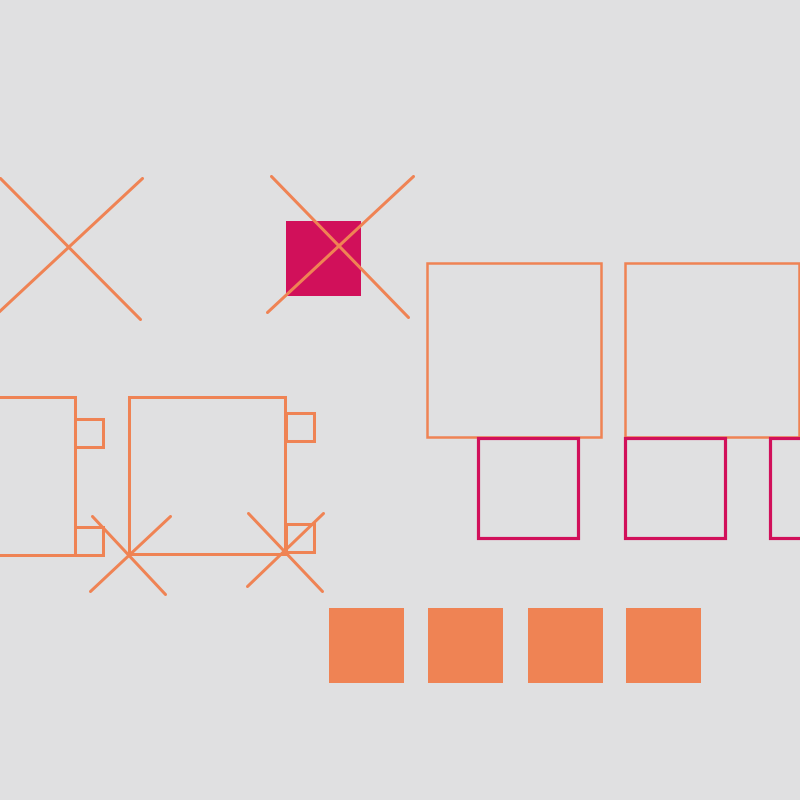
Frame 1 (no input)
Frame 60 (the mouse pressed at the canvas centre just before this capture): identical to frame 1, image omitted
Frame 120 (the mouse held since frame 60 and released just before this capture): identical to frame 1, image omitted

The Processing sketch that drew this single still picture (run headless with seeded random() and noise(); from frame 60 on, the mouse is pressed at the canvas centre):

// Processing sketch: saskia_recreation
// ── saskia_recreation.pde
// https://sasj.tumblr.com/post/631243983787589632/geometric-shapes-201006

void setup() {
  size(800, 800);
}

void draw(){
  background(#E0E0E1) ; 
  translate(0, 0);
  noFill();
  stroke(#EF8354);
  strokeWeight(2.5);
  square(427, 263, 174); // left top right square
  
  square(625, 263, 174); // right top right square
  
  scale(0.943);
  translate(3,37);
  strokeWeight(3.2); 
  square(-90, 385, 167); // bottom left big square
  
  square(77, 408, 30); // bottom left top lil square
  
  square(77, 522, 30); // bottom left bottom lil square
 
 translate(225,0);
   square(-91, 385, 166); // bottom right big square
  
  square(76, 401, 30); // bottom right top lil square
  
  square(76, 519, 30); // bottom right bottom lil square
  
  translate(-4,14);
  
  line(38, 571, 119, 494); // bottom left right x
  
  line(118, 576, 40, 494); //bottom left right x
  
  translate (-166,3); 
  
  line(38, 573, 123, 494); // bottom right x
  
  line(118, 576, 40, 494); //bottom right x
  
  resetMatrix();
    noFill();
    stroke(#D1105A);
    square(478, 438, 100); // first purple box
    square(625, 438, 100); // second purple box
    square(770, 438, 100); // third purple box
    
    noStroke();
    fill(#EF8354);
    translate(16,23);
    square(313, 585, 75); // first orange filled square box
    square(412, 585, 75); // second orange filled square box
    square(512, 585, 75); // third orange filled square box
    square(610, 585, 75); // fourth orange filled square box
    
    resetMatrix();
    
    fill(#D1105A);
  square(286, 221, 75); //magenta filled box
  
  scale(1.717);
  strokeWeight(1.77);
  translate(118,-391);
  stroke(#EF8354);
  line(38, 573, 123, 494); // top left x magenta box
  
  line(120, 576, 40, 494); // top left x magenta box
  
  translate(-158,1);
  
  line(38, 573, 123, 494); // top left x
  
  line(122, 576, 40, 494); // top left x
  
 if(frameCount == 1) {
    String filename = "saskia_recreation";
    save(filename + ".png");
    print("canvas saved as " + filename + ".png");
  }
}
  
